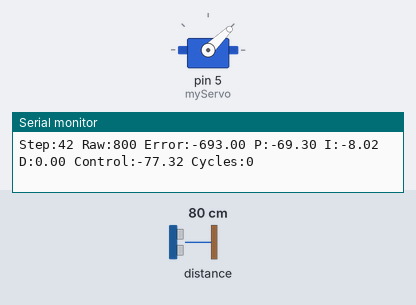
A sketch run on a simulated Arduino Uno, built with avr-gcc and run on an emulated ATmega328P. Parts: servo, the last lines printed to the serial monitor. The inputs (shaded band) are chosen by the test bench; at power-on: distance to the obstacle 80 cm.

Above: at 1.2 s.
1.3 s: distance to the obstacle set to 18 cm
At 2.4 s:
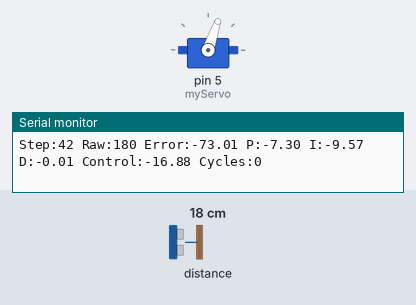
4.3 s: distance to the obstacle set to 2 cm
At 4.47 s:
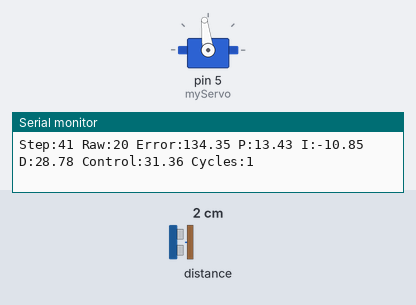
7.3 s: distance to the obstacle set to 120 cm
10.3 s: distance to the obstacle set to 4 cm
At 10.33 s:
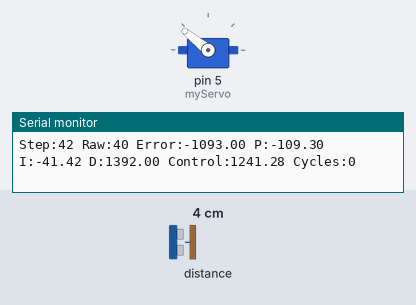
Timing chart, 0 to 14.1 s (numbered marks = the images above; inputs shaded):
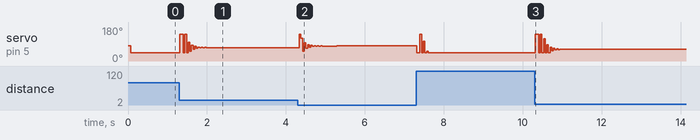

The sketch:

balance_beam_pid.ino
```cpp
// Balance Beam Proportional-Integral-Derivative (PID) Controller Script

// Libraries
#include <Wire.h>
#include <Servo.h>
#include <Adafruit_VL53L0X.h>

// Objects
Servo myServo;
Adafruit_VL53L0X mySensor = Adafruit_VL53L0X();

// Tuned parameters
int angle_level = -23;   // level angle in degrees, should be close to 0
int distance_setpoint = 107;   // (mm)

int error_limit = 30;   // acceptable distance error (mm)
int cycle_limit = 60;   // minimum number of consecutive loop cycles within error limit to be considered "stable"

float K_P = 0.10;   // proportional coefficient
float K_I = 0.01;   // integral coefficient
float K_D = 0.06;   // derivative coefficient

float filter_const = 25;   // (ms)

// General variables
unsigned long time;   // current time (mm)
unsigned long time_prev;   // previous time, used to calculate time step
unsigned long time_step;   // period of one loop cycle (ms)

int distance_raw;   // sensor output (mm)
float distance_error;   // current distance error (mm)
float distance_error_next;   // next calculated distance error (mm), output of low-pass filter
float distance_error_prev;   // previous calculated distance error (mm)

float control_P;   // proportional control action
float control_I;   // integral control action
float control_D;   // derivative control action
float control_total;   // total control action

int cycle_counter;   // number of consecutive loop cycles within error limit

void setup() {
  // Serial setup
  Serial.begin(115200);
  while (! Serial) {
    delay(1);   // wait for serial communication to intialize
  }

  // Servo setup
  myServo.attach(5);   // assign servo signal output to pin 6
  myServo.writeMicroseconds(deg2micro(angle_level));   // rotate the servo to the level angle

  // Sensor setup
  if (!mySensor.begin()) {   // check for sensor intialization
    Serial.println(F("Failed to boot VL53 L0X. Please reset."));
    while (1);
  }
  mySensor.setMeasurementTimingBudgetMicroSeconds(20000);   // set sensor timing budget to 20 ms
  mySensor.startRangeContinuous();   // intialize "continuous" sensor output

  // Control algorithm setup
  while (! mySensor.isRangeComplete()) {
    delay(1);   // wait for first distance measurement
  }
  time = millis();   // get current time
  distance_raw = mySensor.readRange();   // get distance measurement
  distance_error = distance_setpoint - distance_raw;   // initialize current distance error
  distance_error_next = distance_setpoint - distance_raw;   // intialize next distance error
}

void loop() {
  if (mySensor.isRangeComplete()) {   // run calculations when distance measurement is updated
    time_prev = time;   // get previous time
    delay(constrain(25 - (millis() - time), 0, 5));   // delay loop cycle to at least 25 ms
    time = millis();   // get current time
    time_step = time - time_prev;   // compute time step

    distance_raw = mySensor.readRange();   // get distance measurement

    distance_error_prev = distance_error;   // get previous distance error
    distance_error = distance_error_next;   // get current distance error
    distance_error_next = (1 - time_step / filter_const) * distance_error + time_step / filter_const * (distance_setpoint - distance_raw);
      // low-pass filter the error to get the next distance error

    if (cycle_counter <= cycle_limit) {   // run if distance has not stabilized within error limit and time limit
      control_P = K_P * distance_error;   // compute proportional control action
      control_I = control_I + K_I * distance_error * time_step / 1000;   // compute integral control action
      control_D = K_D * (distance_error_next - distance_error_prev) * 1000 / time_step / 2;   // compute derivative control action with central difference approximation
    }
    else {
      control_P = 0;   // set proportional control action to zero
      control_D = 0;   // set derivatve control action to zero
        // also keep integral control action constant
    }
    control_total = control_P + control_I + control_D;   // compute total control action
    myServo.writeMicroseconds(deg2micro(control_total + angle_level));   // set servo angle

    print_data();   // print data

    if ( abs( distance_error ) <= error_limit ) {   // run if distance error is within error limit
      if (cycle_counter <= cycle_limit) {
        cycle_counter++;   // increase loop cycle counter if below loop cycle limit
      }
    }
    else {
      cycle_counter = 0;   // if distance error outside error limit, reset loop cycle counter
    }
  }
}

int deg2micro(float deg) {   // convert degrees to microseconds for servo function
  int result = (deg + 90) * 1000 / 180 + 1000;   // convert range of -90 to 90 degrees to 1000 to 2000 microseconds
  return constrain(result, 1000, 2000);   // keep result within safe limits
}

void print_data() {
  Serial.print("Step:");
  Serial.print(time_step);
  Serial.print(" ");

  Serial.print("Raw:");
  Serial.print(distance_raw);
  Serial.print(" ");

  Serial.print("Error:");
  Serial.print(distance_error);
  Serial.print(" ");

  Serial.print("P:");
  Serial.print(control_P);
  Serial.print(" ");

  Serial.print("I:");
  Serial.print(control_I);
  Serial.print(" ");

  Serial.print("D:");
  Serial.print(control_D);
  Serial.print(" ");

  Serial.print("Control:");
  Serial.print(control_total);
  Serial.print(" ");

  Serial.print("Cycles:");
  Serial.print(cycle_counter);
  Serial.print(" ");

  Serial.println();
}
```
